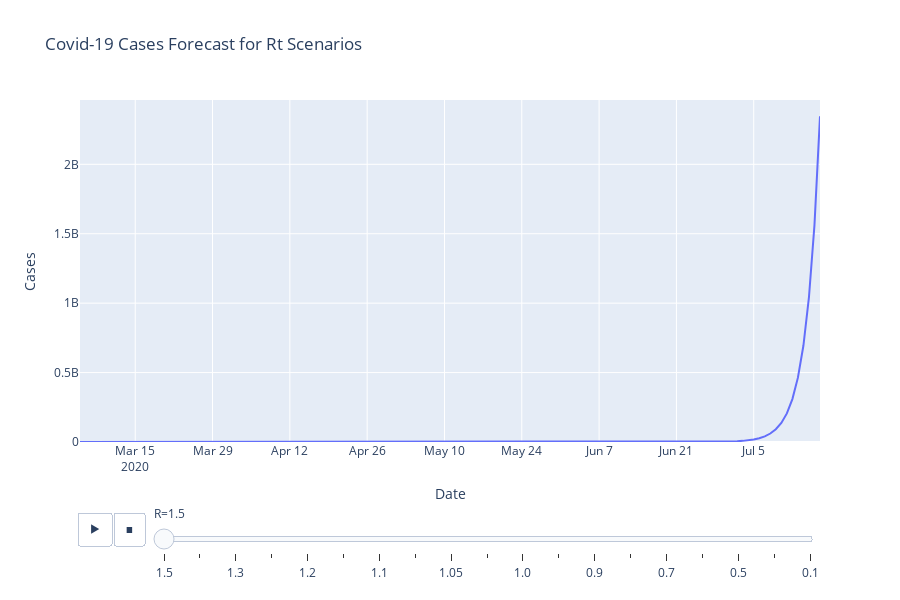

The cell this chart's notebook holds for it:
### Code cell
fig7 = px.line(future_projections, x='Date', y='Cases',
               animation_frame='R', height=600, range_y=[0, max_cases],
               title='Covid-19 Cases Forecast for Rt Scenarios')
fig7.update_layout(hovermode="x")
#fig7["layout"].pop("updatemenus")
fig7.show()

### Figure 1 — Plotly figure (JSON) as saved in the notebook; plotly's stock layout.template omitted (floating-point values rounded to 4 significant figures; data arrays with more than 128 entries replaced by an {"elided": "..."} marker saying what was removed)
{"data": [{"hovertemplate": "R=1.5<br>Date=%{x}<br>Cases=%{y}<extra></extra>", "legendgroup": "", "line": {"color": "#636efa", "dash": "solid"}, "mode": "lines", "name": "", "showlegend": false, "type": "scatter", "x": {"elided": "133 str values"}, "xaxis": "x", "y": {"elided": "133 float values"}, "yaxis": "y"}], "layout": {"height": 600, "hovermode": "x", "legend": {"tracegroupgap": 0}, "sliders": [{"active": 0, "currentvalue": {"prefix": "R="}, "len": 0.9, "pad": {"b": 10, "t": 60}, "steps": [{"args": [["1.5"], {"frame": {"duration": 0, "redraw": false}, "fromcurrent": true, "mode": "immediate", "transition": {"duration": 0, "easing": "linear"}}], "label": "1.5", "method": "animate"}, {"args": [["1.4"], {"frame": {"duration": 0, "redraw": false}, "fromcurrent": true, "mode": "immediate", "transition": {"duration": 0, "easing": "linear"}}], "label": "1.4", "method": "animate"}, {"args": [["1.3"], {"frame": {"duration": 0, "redraw": false}, "fromcurrent": true, "mode": "immediate", "transition": {"duration": 0, "easing": "linear"}}], "label": "1.3", "method": "animate"}, {"args": [["1.25"], {"frame": {"duration": 0, "redraw": false}, "fromcurrent": true, "mode": "immediate", "transition": {"duration": 0, "easing": "linear"}}], "label": "1.25", "method": "animate"}, {"args": [["1.2"], {"frame": {"duration": 0, "redraw": false}, "fromcurrent": true, "mode": "immediate", "transition": {"duration": 0, "easing": "linear"}}], "label": "1.2", "method": "animate"}, {"args": [["1.15"], {"frame": {"duration": 0, "redraw": false}, "fromcurrent": true, "mode": "immediate", "transition": {"duration": 0, "easing": "linear"}}], "label": "1.15", "method": "animate"}, {"args": [["1.1"], {"frame": {"duration": 0, "redraw": false}, "fromcurrent": true, "mode": "immediate", "transition": {"duration": 0, "easing": "linear"}}], "label": "1.1", "method": "animate"}, {"args": [["1.075"], {"frame": {"duration": 0, "redraw": false}, "fromcurrent": true, "mode": "immediate", "transition": {"duration": 0, "easing": "linear"}}], "label": "1.075", "method": "animate"}, {"args": [["1.05"], {"frame": {"duration": 0, "redraw": false}, "fromcurrent": true, "mode": "immediate", "transition": {"duration": 0, "easing": "linear"}}], "label": "1.05", "method": "animate"}, {"args": [["1.025"], {"frame": {"duration": 0, "redraw": false}, "fromcurrent": true, "mode": "immediate", "transition": {"duration": 0, "easing": "linear"}}], "label": "1.025", "method": "animate"}, {"args": [["1.0"], {"frame": {"duration": 0, "redraw": false}, "fromcurrent": true, "mode": "immediate", "transition": {"duration": 0, "easing": "linear"}}], "label": "1.0", "method": "animate"}, {"args": [["0.95"], {"frame": {"duration": 0, "redraw": false}, "fromcurrent": true, "mode": "immediate", "transition": {"duration": 0, "easing": "linear"}}], "label": "0.95", "method": "animate"}, {"args": [["0.9"], {"frame": {"duration": 0, "redraw": false}, "fromcurrent": true, "mode": "immediate", "transition": {"duration": 0, "easing": "linear"}}], "label": "0.9", "method": "animate"}, {"args": [["0.8"], {"frame": {"duration": 0, "redraw": false}, "fromcurrent": true, "mode": "immediate", "transition": {"duration": 0, "easing": "linear"}}], "label": "0.8", "method": "animate"}, {"args": [["0.7"], {"frame": {"duration": 0, "redraw": false}, "fromcurrent": true, "mode": "immediate", "transition": {"duration": 0, "easing": "linear"}}], "label": "0.7", "method": "animate"}, {"args": [["0.6"], {"frame": {"duration": 0, "redraw": false}, "fromcurrent": true, "mode": "immediate", "transition": {"duration": 0, "easing": "linear"}}], "label": "0.6", "method": "animate"}, {"args": [["0.5"], {"frame": {"duration": 0, "redraw": false}, "fromcurrent": true, "mode": "immediate", "transition": {"duration": 0, "easing": "linear"}}], "label": "0.5", "method": "animate"}, {"args": [["0.25"], {"frame": {"duration": 0, "redraw": false}, "fromcurrent": true, "mode": "immediate", "transition": {"duration": 0, "easing": "linear"}}], "label": "0.25", "method": "animate"}, {"args": [["0.1"], {"frame": {"duration": 0, "redraw": false}, "fromcurrent": true, "mode": "immediate", "transition": {"duration": 0, "easing": "linear"}}], "label": "0.1", "method": "animate"}], "x": 0.1, "xanchor": "left", "y": 0, "yanchor": "top"}], "title": {"text": "Covid-19 Cases Forecast for Rt Scenarios"}, "updatemenus": [{"buttons": [{"args": [null, {"frame": {"duration": 500, "redraw": false}, "fromcurrent": true, "mode": "immediate", "transition": {"duration": 500, "easing": "linear"}}], "label": "&#9654;", "method": "animate"}, {"args": [[null], {"frame": {"duration": 0, "redraw": false}, "fromcurrent": true, "mode": "immediate", "transition": {"duration": 0, "easing": "linear"}}], "label": "&#9724;", "method": "animate"}], "direction": "left", "pad": {"r": 10, "t": 70}, "showactive": false, "type": "buttons", "x": 0.1, "xanchor": "right", "y": 0, "yanchor": "top"}], "xaxis": {"anchor": "y", "domain": [0, 1], "title": {"text": "Date"}}, "yaxis": {"anchor": "x", "domain": [0, 1], "range": [0, 2463000000.0], "title": {"text": "Cases"}}}}
